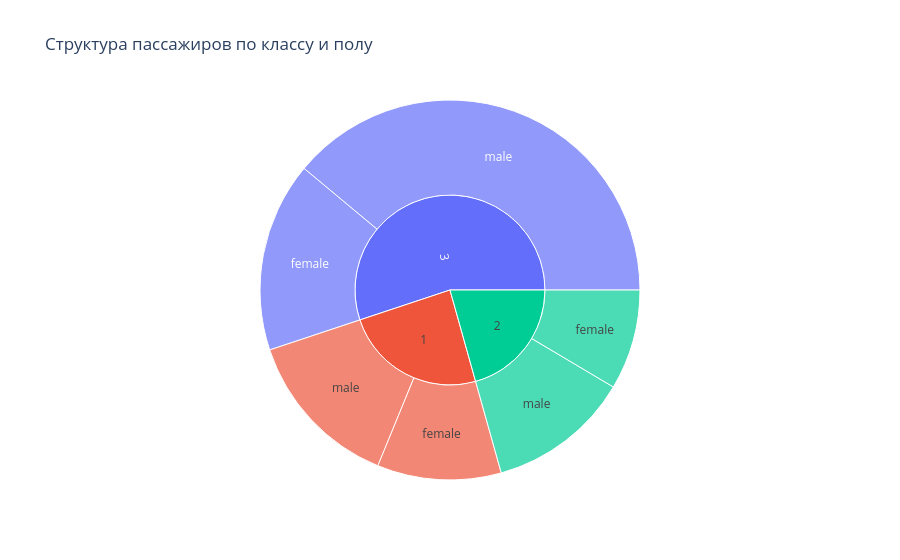

The code cell stored with this chart in its notebook:
### Markdown cell above
**Постройте интерактивный sunburst plot**

### Code cell
pio.renderers.default = "notebook"

sunburst_data = df.groupby(['Pclass','Sex']).size().reset_index(name='count')

fig = px.sunburst(
    sunburst_data,
    path=['Pclass','Sex'],
    values='count',
    title='Структура пассажиров по классу и полу'
)

fig.show()

### Figure 1 — Plotly figure (JSON) as saved in the notebook; plotly's stock layout.template omitted (floating-point values rounded to 4 significant figures)
{"data": [{"branchvalues": "total", "domain": {"x": [0, 1], "y": [0, 1]}, "hovertemplate": "labels=%{label}<br>count=%{value}<br>parent=%{parent}<br>id=%{id}<extra></extra>", "ids": ["1/female", "1/male", "2/female", "2/male", "3/female", "3/male", "1", "2", "3"], "labels": ["female", "male", "female", "male", "female", "male", "1", "2", "3"], "name": "", "parents": ["1", "1", "2", "2", "3", "3", "", "", ""], "type": "sunburst", "values": [94.0, 122.0, 76.0, 108.0, 144.0, 347.0, 216.0, 184.0, 491.0]}], "layout": {"legend": {"tracegroupgap": 0}, "title": {"text": "Структура пассажиров по классу и полу"}}}
